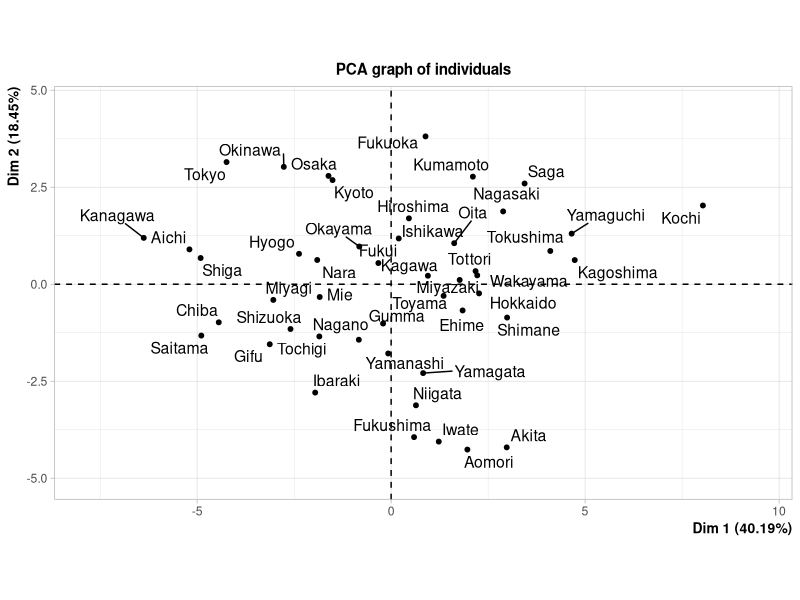
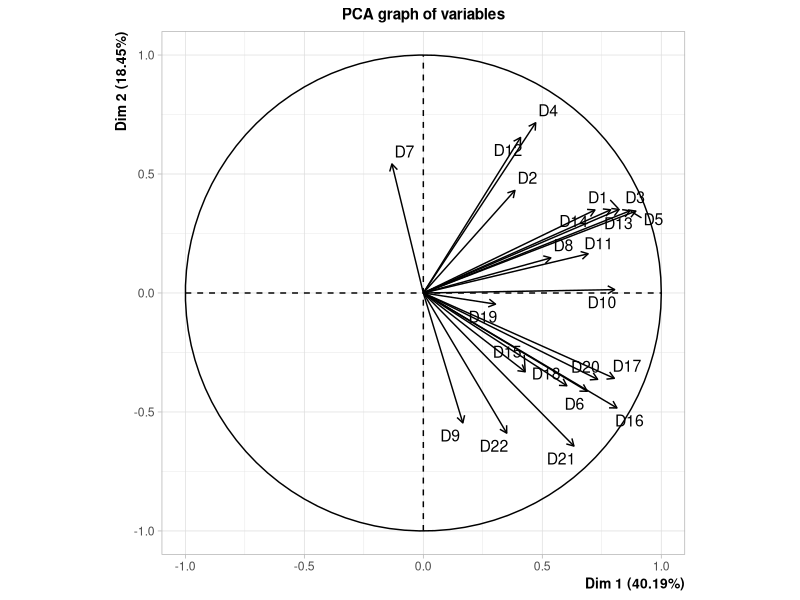
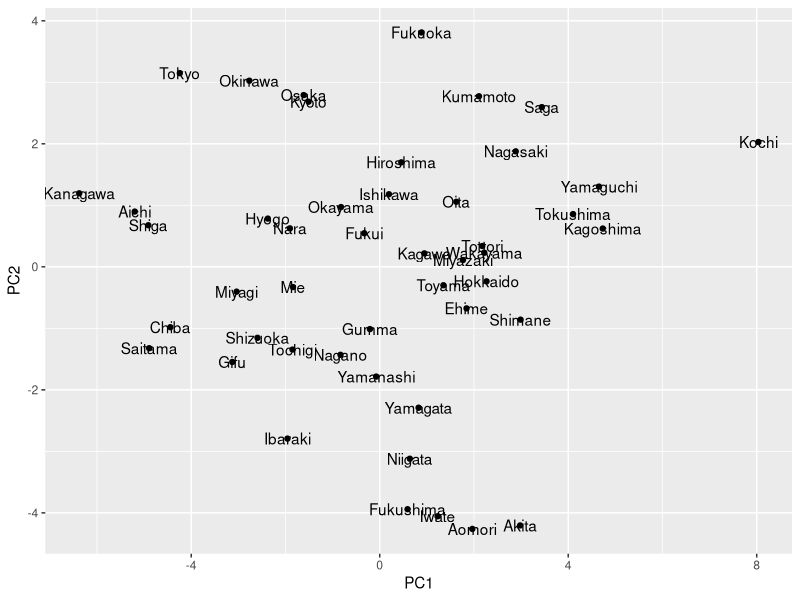
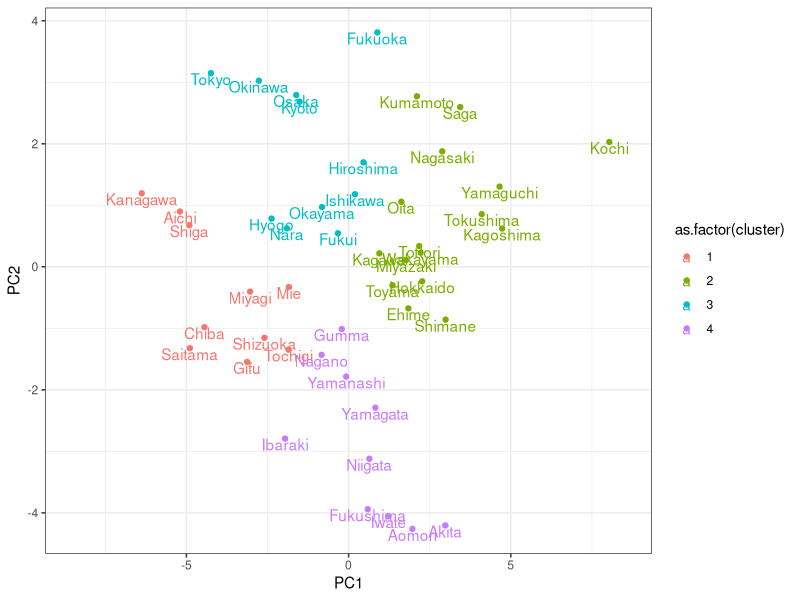
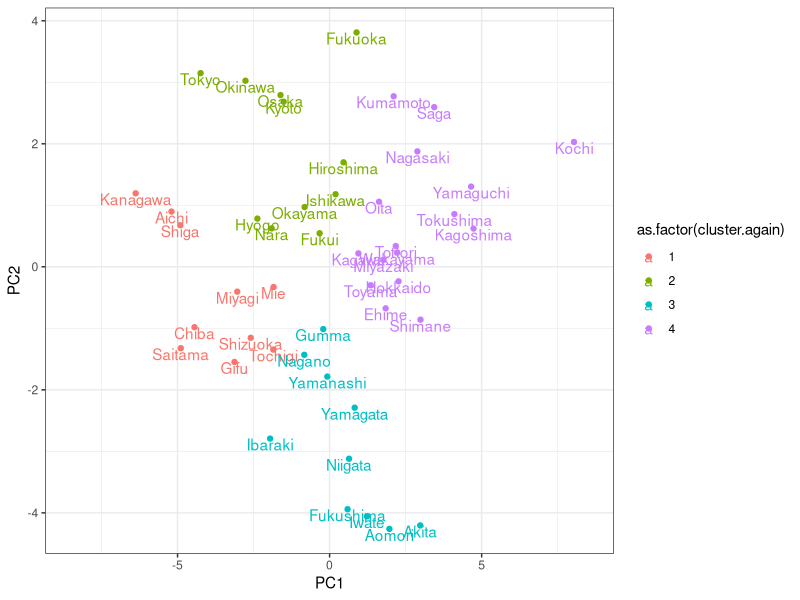
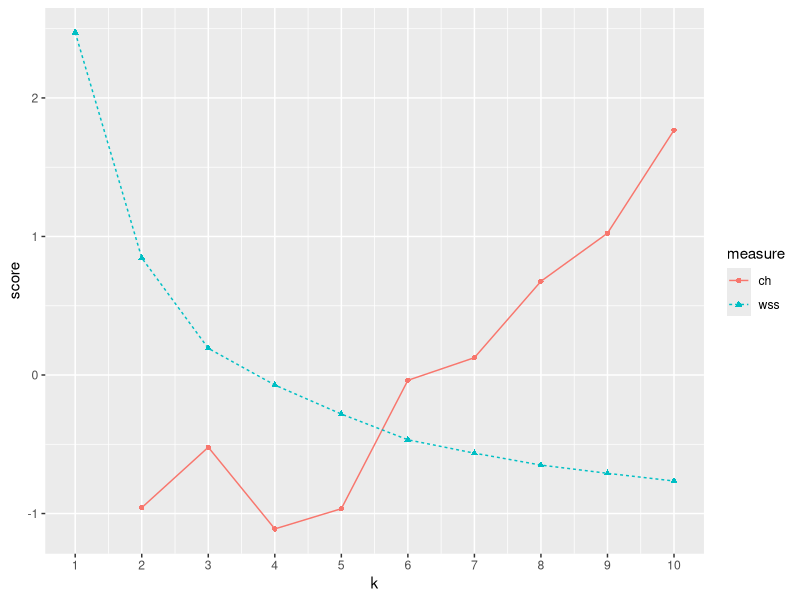
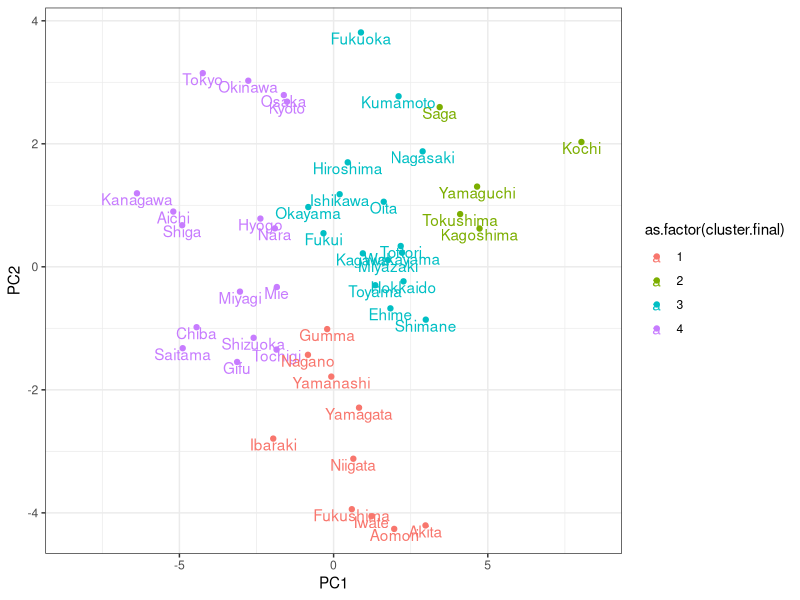

Source code (R) for these figures, in order:
## ---- chunk 1
library(reshape2)
library(dplyr)
library(ggplot2)
library(FactoMineR)
library(fpc)
## ---- chunk 2
iryou <- read.csv(file="Iryou-Pref.csv")
head(iryou)
## ---- chunk 3
rownames(iryou) <- iryou$Pref
vars <- colnames(iryou)[-1]
## ---- chunk 4
summary(iryou[,vars])
## ---- chunk 5
iryou.std <- as.data.frame(scale(iryou[,vars]))
## ---- chunk 6
round(apply(iryou.std,2,mean),3)
round(apply(iryou.std,2,var),3)
## ---- chunk 7
pca <- PCA(iryou.std)
## ---- chunk 8
names(pca)
## ---- chunk 9
iryou.std$PC1 <- pca$ind$coord[,1]
iryou.std$PC2 <- pca$ind$coord[,2]
ggplot(iryou.std, aes(x=PC1,y=PC2)) +
  geom_point() +
  geom_text(aes(label=rownames(iryou.std)))
## ---- chunk 10
set.seed(12345)
## ---- chunk 11
clst<-kmeans(iryou.std[,c("PC1","PC2")],centers=4,iter.max=100)
## ---- chunk 12
names(clst)
length(clst$cluster)
## ---- chunk 13
iryou.std$cluster <- clst$cluster
p.cluster <- ggplot(iryou.std,aes(x=PC1,y=PC2,color=as.factor(cluster)))
p.cluster <- p.cluster + geom_point()
p.cluster <- p.cluster + geom_text(aes(label=rownames(iryou.std),vjust=1))
p.cluster <- p.cluster+xlim(-8.5,8.5)
p.cluster <- p.cluster+theme_bw()
plot(p.cluster)
## ---- chunk 14
set.seed(54321)
## ---- chunk 15
clst.again <- kmeans(iryou.std[,c("PC1","PC2")],centers=4,iter.max=100)
## ---- chunk 16
iryou.std$cluster.again <- clst.again$cluster
p.cluster <- ggplot(iryou.std,aes(x=PC1,y=PC2,color=as.factor(cluster.again)))
p.cluster <- p.cluster + geom_point()
p.cluster <- p.cluster + geom_text(aes(label=rownames(iryou.std),vjust=1))
p.cluster <- p.cluster+xlim(-8.5,8.5)
p.cluster <- p.cluster+theme_bw()
plot(p.cluster)
## ---- chunk 17
sqr_edist <- function(x, y){
  sum((x-y)^2)
}

wss.cluster <- function(clustermat){
  c0 <- apply(clustermat, 2, FUN=mean)
  sum(apply(clustermat, 1, FUN=function(row){sqr_edist(row,c0)}))
}

wss.total <- function(dmatrix, labels){
  wsstot <- 0
  k <- length(unique(labels))
  for(i in 1:k){
    wsstot <- wsstot + wss.cluster(subset(dmatrix, labels==i))
  }
  wsstot
}

totss <- function(dmatrix){
  grandmean <- apply(dmatrix,2,FUN=mean)
  sum(apply(dmatrix, 1, FUN=function(row){sqr_edist(row, grandmean)}))
}
ch_criterion <- function(dmatrix, kmax, method="kmeans"){
  if(!(method %in% c("kmeans", "hclust"))){
    stop("method must be one of c('kmeans','hclust')")
  }
  npts <- dim(dmatrix)[1] # number of rows
  totss <- totss(dmatrix)
  wss <- numeric(kmax)
  crit <- numeric(kmax)
  
  wss[1] <- (npts-1)*sum(apply(dmatrix,2,var))
  for(k in 2:kmax){
    if(method=="kmeans"){
      clustering <- kmeans(dmatrix, k, nstart=10, iter.max = 100)
      wss[k] <- clustering$tot.withinss
    } else {
      d <- dist(dmatrix, method="euclidean")
      pfit <- hclust(d, method="ward")
      labels <- cutree(pfit, k=k)
      wss[k] <- wss.total(dmatrix, labels)
    }
  }
  bss <- totss - wss
  crit.num <- bss/(0:(kmax-1))
  crit.denom <- wss/(npts - 1:kmax)
  crit <- crit.num / crit.denom
  crit[1] <- NA
  list(crit=crit, wss=wss, totss=totss)
}
## ---- chunk 18
pcs <- c("PC1", "PC2")
clustcrit <- ch_criterion(iryou.std[,pcs], 10, method="kmeans")
critframe <- data.frame(k=1:10, ch=scale(clustcrit$crit), wss=scale(clustcrit$wss))
critframe2 <- melt(critframe, id.vars = c("k"), variable.name = "measure", value.name = "score")
ggplot(critframe2, aes(x=k, y=score, color=measure)) +
  geom_point(aes(shape=measure)) +
  geom_line(aes(linetype=measure)) +
  scale_x_continuous(breaks = 1:10, labels = 1:10)
## ---- chunk 19
cboot <- clusterboot(iryou.std[,c("PC1","PC2")], clustermethod = kmeansCBI, krange=3:4)
## ---- chunk 20
group <- cboot$result$partition
for(i in 1:3){
  print(paste("cluster", i))
  print(iryou$Pref[group==i])
}
## ---- chunk 21
cboot$bootmean
## ---- chunk 22
iryou.std$cluster.final <- cboot$result$partition
p.cluster <- ggplot(iryou.std,aes(x=PC1,y=PC2,color=as.factor(cluster.final)))
p.cluster <- p.cluster + geom_point()
p.cluster <- p.cluster + geom_text(aes(label=rownames(iryou.std),vjust=1))
p.cluster <- p.cluster+xlim(-8.5,8.5)
p.cluster <- p.cluster+theme_bw()
plot(p.cluster)
## ---- chunk 23
iryou$cluster <- iryou.std$cluster.final
## ---- chunk 24
iryou %>% group_by(cluster) %>% summarise(avgD1=mean(D1))
## ---- chunk 25
iryou %>% group_by(cluster) %>% summarise(avgD2=mean(D2))
## ---- chunk 26
iryou %>% group_by(cluster) %>% summarise(avgD3=mean(D3))
## ---- chunk 27
iryou %>% group_by(cluster) %>% summarise(avgD4=mean(D4))
## ---- chunk 28
iryou %>% group_by(cluster) %>% summarise(avgD5=mean(D5))
## ---- chunk 29
iryou %>% group_by(cluster) %>% summarise(avgD6=mean(D6))
## ---- chunk 30
iryou %>% group_by(cluster) %>% summarise(avgD7=mean(D7))
## ---- chunk 31
iryou %>% group_by(cluster) %>% summarise(avgD8=mean(D8))
## ---- chunk 32
iryou %>% group_by(cluster) %>% summarise(avgD9=mean(D9))
## ---- chunk 33
iryou %>% group_by(cluster) %>% summarise(avgD10=mean(D10))
## ---- chunk 34
iryou %>% group_by(cluster) %>% summarise(avgD11=mean(D11))
## ---- chunk 35
iryou %>% group_by(cluster) %>% summarise(avgD12=mean(D12))
## ---- chunk 36
iryou %>% group_by(cluster) %>% summarise(avgD13=mean(D13))
## ---- chunk 37
iryou %>% group_by(cluster) %>% summarise(avgD14=mean(D14))
## ---- chunk 38
iryou %>% group_by(cluster) %>% summarise(avgD15=mean(D15))
## ---- chunk 39
iryou %>% group_by(cluster) %>% summarise(avgD16=mean(D16))
## ---- chunk 40
iryou %>% group_by(cluster) %>% summarise(avgD17=mean(D17))
## ---- chunk 41
iryou %>% group_by(cluster) %>% summarise(avgD18=mean(D18))
## ---- chunk 42
iryou %>% group_by(cluster) %>% summarise(avgD19=mean(D19))
## ---- chunk 43
iryou %>% group_by(cluster) %>% summarise(avgD20=mean(D20))
## ---- chunk 44
iryou %>% group_by(cluster) %>% summarise(avgD21=mean(D21))
## ---- chunk 45
iryou %>% group_by(cluster) %>% summarise(avgD22=mean(D22))
